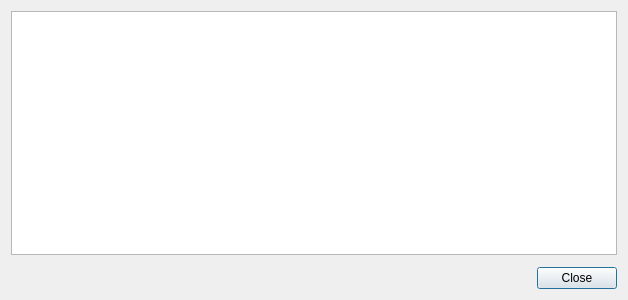
<?xml version="1.0" encoding="UTF-8"?>
<ui version="4.0">
 <class>ThumbnailList</class>
 <widget class="QDialog" name="ThumbnailList">
  <property name="geometry">
   <rect>
    <x>0</x>
    <y>0</y>
    <width>628</width>
    <height>300</height>
   </rect>
  </property>
  <property name="windowTitle">
   <string>Georeferenced thumbnails</string>
  </property>
  <property name="windowIcon">
   <iconset resource="resources.qrc">
    <normaloff>:/sumbandilasat/icons/general/list.png</normaloff>:/sumbandilasat/icons/general/list.png</iconset>
  </property>
  <layout class="QGridLayout" name="gridLayout">
   <item row="0" column="0">
    <widget class="QListWidget" name="listWidget">
     <property name="editTriggers">
      <set>QAbstractItemView::NoEditTriggers</set>
     </property>
     <property name="selectionBehavior">
      <enum>QAbstractItemView::SelectRows</enum>
     </property>
    </widget>
   </item>
   <item row="2" column="0">
    <widget class="QDialogButtonBox" name="buttonBox">
     <property name="standardButtons">
      <set>QDialogButtonBox::Close</set>
     </property>
    </widget>
   </item>
   <item row="1" column="0">
    <widget class="QWidget" name="widget" native="true">
     <layout class="QHBoxLayout" name="horizontalLayout">
      <property name="margin">
       <number>0</number>
      </property>
     </layout>
    </widget>
   </item>
  </layout>
  <action name="actionRemove">
   <property name="icon">
    <iconset>
     <normaloff>:/icons/georeferencer/remove.png</normaloff>:/icons/georeferencer/remove.png</iconset>
   </property>
   <property name="text">
    <string>Remove thumbnail</string>
   </property>
   <property name="toolTip">
    <string>Remove a thumbnail</string>
   </property>
  </action>
 </widget>
 <resources>
  <include location="resources.qrc"/>
 </resources>
 <connections/>
</ui>
